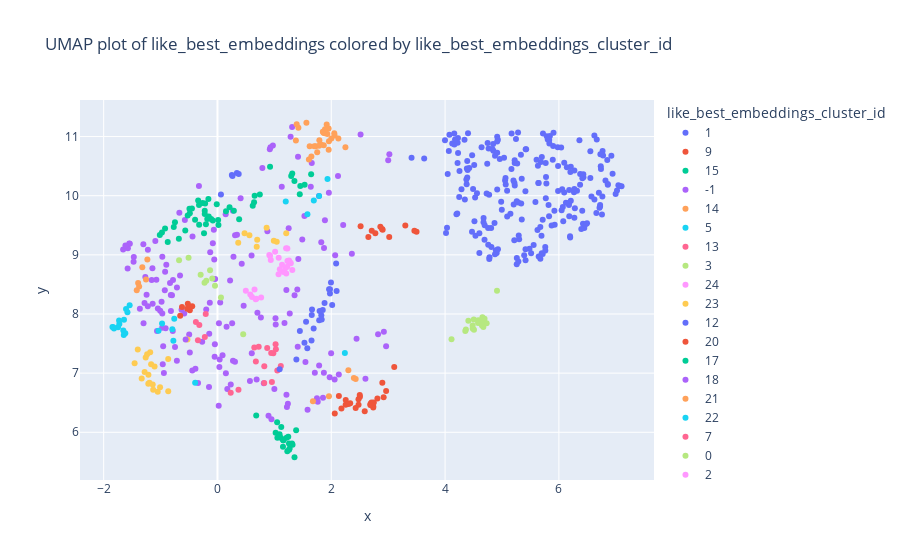
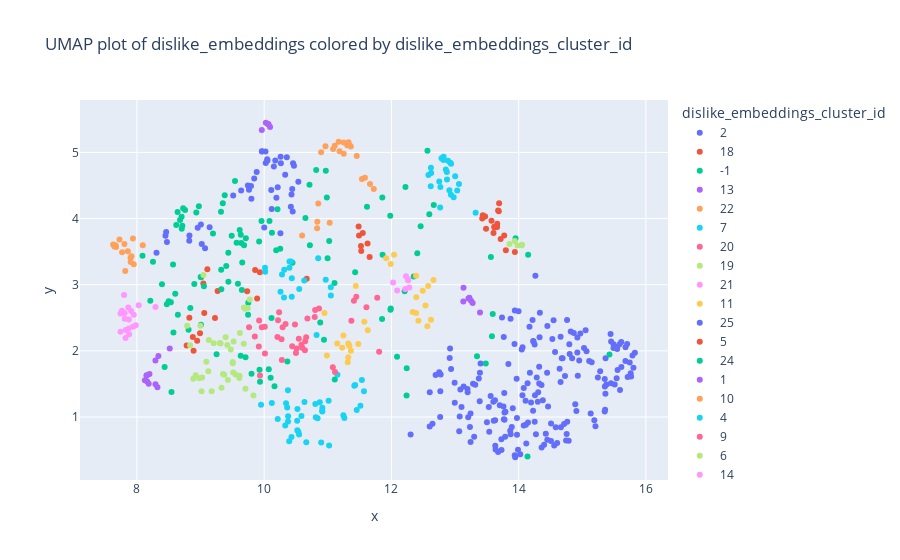
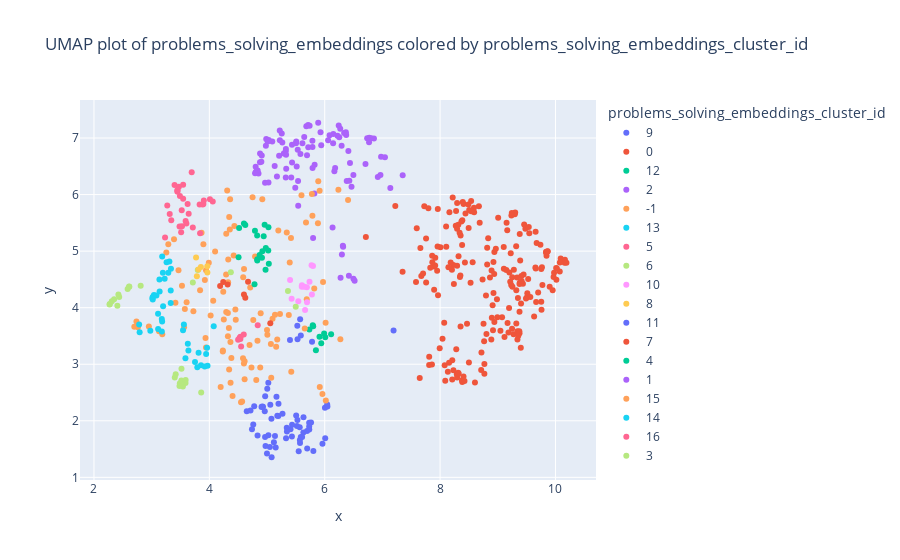

Write notebook code for charts like these, in order.
### Code cell
import numpy as np
import pandas as pd
import plotly.express as px


def visualize_embeddings(df, embeddings_column, cluster_column, text_column):
    # Extract embeddings, cluster labels, and hover text from DataFrame
    embeddings = np.array(df[embeddings_column].tolist())
    cluster_labels = df[cluster_column]
    review_text = df[text_column]

    # Apply UMAP
    reducer = umap.UMAP(random_state=42)
    embeddings_2d = reducer.fit_transform(embeddings)

    # Create a new DataFrame for the 2D embeddings
    df_2d = pd.DataFrame(embeddings_2d, columns=['x', 'y'])
    df_2d[cluster_column] = cluster_labels.astype(str)  # Ensure that the cluster labels are treated as categorical data
    df_2d['review_text'] = review_text

    # Create the interactive plot
    fig = px.scatter(df_2d, x='x', y='y', color=cluster_column,
                     hover_data={
                         'x': False,  # hide the x-coordinate
                         'y': False,  # hide the y-coordinate
                         cluster_column: False,  # hide the cluster_column
                         'review_text': True  # display the hover_text
                     },
                     title=f'UMAP plot of {embeddings_column} colored by {cluster_column}',
                     labels={'color': 'Cluster ID'})

    # Customize the layout
    fig.update_traces(marker=dict(size=5,
                                  line=dict(width=2,
                                            color='DarkSlateGrey')),
                      selector=dict(mode='markers+text'))

    # Show the plot
    fig.show()

# Usage:
# You would call visualize_embeddings three times, once for each embeddings column.
visualize_embeddings(clustered_like_df, 'like_best_embeddings', 'like_best_embeddings_cluster_id', 'like_best')
visualize_embeddings(clustered_dislike_df, 'dislike_embeddings', 'dislike_embeddings_cluster_id', 'dislike')
visualize_embeddings(clustered_problem_df, 'problems_solving_embeddings', 'problems_solving_embeddings_cluster_id', 'problems_solving')
